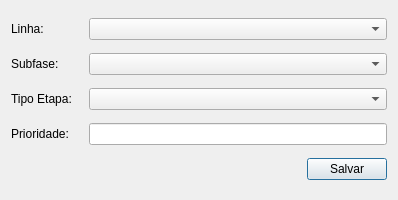
<?xml version="1.0" encoding="UTF-8"?>
<ui version="4.0">
 <class>Dialog</class>
 <widget class="QDialog" name="Dialog">
  <property name="geometry">
   <rect>
    <x>0</x>
    <y>0</y>
    <width>398</width>
    <height>200</height>
   </rect>
  </property>
  <property name="windowTitle">
   <string>Dialog</string>
  </property>
  <layout class="QGridLayout" name="gridLayout">
   <item row="0" column="0">
    <layout class="QHBoxLayout" name="horizontalLayout_5">
     <item>
      <widget class="QLabel" name="label_4">
       <property name="sizePolicy">
        <sizepolicy hsizetype="Fixed" vsizetype="Preferred">
         <horstretch>0</horstretch>
         <verstretch>0</verstretch>
        </sizepolicy>
       </property>
       <property name="minimumSize">
        <size>
         <width>72</width>
         <height>0</height>
        </size>
       </property>
       <property name="maximumSize">
        <size>
         <width>72</width>
         <height>16777215</height>
        </size>
       </property>
       <property name="text">
        <string>Linha:</string>
       </property>
      </widget>
     </item>
     <item>
      <widget class="QComboBox" name="productionLineCb"/>
     </item>
    </layout>
   </item>
   <item row="1" column="0">
    <layout class="QHBoxLayout" name="horizontalLayout_3">
     <item>
      <widget class="QLabel" name="label">
       <property name="sizePolicy">
        <sizepolicy hsizetype="Fixed" vsizetype="Preferred">
         <horstretch>0</horstretch>
         <verstretch>0</verstretch>
        </sizepolicy>
       </property>
       <property name="minimumSize">
        <size>
         <width>72</width>
         <height>0</height>
        </size>
       </property>
       <property name="maximumSize">
        <size>
         <width>72</width>
         <height>16777215</height>
        </size>
       </property>
       <property name="text">
        <string>Subfase:</string>
       </property>
      </widget>
     </item>
     <item>
      <widget class="QComboBox" name="subphaseCb"/>
     </item>
    </layout>
   </item>
   <item row="2" column="0">
    <layout class="QHBoxLayout" name="horizontalLayout_4">
     <item>
      <widget class="QLabel" name="label_2">
       <property name="sizePolicy">
        <sizepolicy hsizetype="Fixed" vsizetype="Preferred">
         <horstretch>0</horstretch>
         <verstretch>0</verstretch>
        </sizepolicy>
       </property>
       <property name="minimumSize">
        <size>
         <width>72</width>
         <height>0</height>
        </size>
       </property>
       <property name="maximumSize">
        <size>
         <width>72</width>
         <height>16777215</height>
        </size>
       </property>
       <property name="text">
        <string>Tipo Etapa:</string>
       </property>
      </widget>
     </item>
     <item>
      <widget class="QComboBox" name="stepCb"/>
     </item>
    </layout>
   </item>
   <item row="3" column="0">
    <layout class="QHBoxLayout" name="horizontalLayout_2">
     <item>
      <widget class="QLabel" name="label_3">
       <property name="sizePolicy">
        <sizepolicy hsizetype="Fixed" vsizetype="Preferred">
         <horstretch>0</horstretch>
         <verstretch>0</verstretch>
        </sizepolicy>
       </property>
       <property name="minimumSize">
        <size>
         <width>72</width>
         <height>0</height>
        </size>
       </property>
       <property name="maximumSize">
        <size>
         <width>72</width>
         <height>16777215</height>
        </size>
       </property>
       <property name="text">
        <string>Prioridade:</string>
       </property>
      </widget>
     </item>
     <item>
      <widget class="QLineEdit" name="priorityLe"/>
     </item>
    </layout>
   </item>
   <item row="4" column="0">
    <layout class="QHBoxLayout" name="horizontalLayout">
     <item>
      <spacer name="horizontalSpacer">
       <property name="orientation">
        <enum>Qt::Horizontal</enum>
       </property>
       <property name="sizeHint" stdset="0">
        <size>
         <width>40</width>
         <height>20</height>
        </size>
       </property>
      </spacer>
     </item>
     <item>
      <widget class="QPushButton" name="saveBtn">
       <property name="text">
        <string>Salvar</string>
       </property>
      </widget>
     </item>
    </layout>
   </item>
  </layout>
 </widget>
 <resources/>
 <connections/>
</ui>
